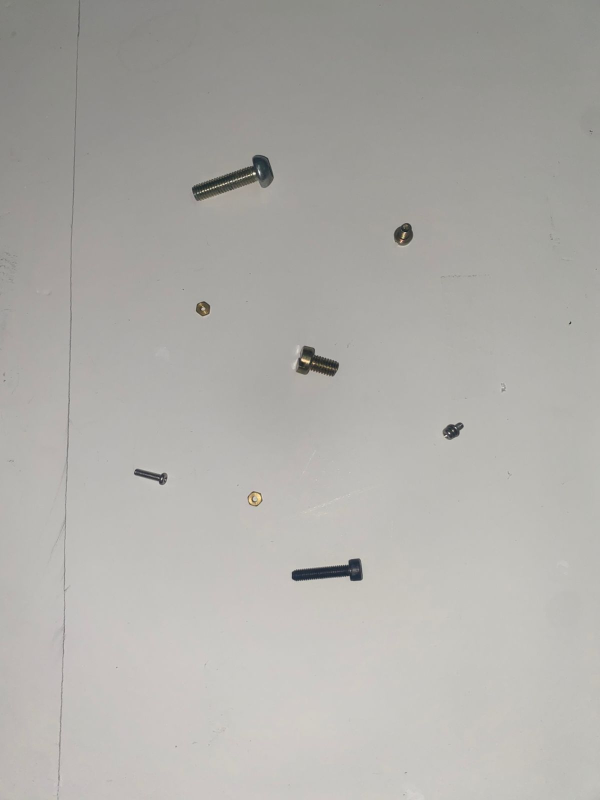
#> input picture src/images/com_flash_longe.jpeg, 1200 x 1600 px, given in place of the camera (shown at 1/2 size)
$ python video.py
#> lines starting #> are read from the running program, lines starting #| are printed output that depends on the picture; after the words box and inside, x2 and y2 are one past the last pixel; in counts of white or black regions, pixels touching at a corner belong together
import cv2
import numpy as np
from sklearn.cluster import KMeans

def nada(x):
    pass

cv2.namedWindow("Controle de Contraste")
cv2.resizeWindow("Controle de Contraste", 400, 300)

cv2.createTrackbar("H Min", "Controle de Contraste", 0, 180, nada)
cv2.createTrackbar("H Max", "Controle de Contraste", 180, 180, nada)
cv2.createTrackbar("S Min", "Controle de Contraste", 0, 255, nada)
cv2.createTrackbar("S Max", "Controle de Contraste", 45, 255, nada)
cv2.createTrackbar("V Min", "Controle de Contraste", 180, 255, nada)
cv2.createTrackbar("V Max", "Controle de Contraste", 245, 255, nada)

cap = cv2.VideoCapture(2)

while True:
    retorno, frame = cap.read()
#> frame is the input picture: shape (1600, 1200, 3); mean B, G, R 169.4, 173.5, 175.1
    if not retorno:
        print("Não foi possível acessar a câmera.")
        break

    frameBorrado = cv2.GaussianBlur(frame, (5, 5), 0)
    frameHsv = cv2.cvtColor(frameBorrado, cv2.COLOR_BGR2HSV)
#> frameHsv: shape (1600, 1200, 3); mean H, S, V 23.1, 8.7, 175.2

    hMin = cv2.getTrackbarPos("H Min", "Controle de Contraste")
    hMax = cv2.getTrackbarPos("H Max", "Controle de Contraste")
    sMin = cv2.getTrackbarPos("S Min", "Controle de Contraste")
    sMax = cv2.getTrackbarPos("S Max", "Controle de Contraste")
    vMin = cv2.getTrackbarPos("V Min", "Controle de Contraste")
    vMax = cv2.getTrackbarPos("V Max", "Controle de Contraste")

    limiteInf = (0, 0, 110)
    limiteSup = (180, 255, 255)
    mascara = cv2.inRange(frameHsv, limiteInf, limiteSup)
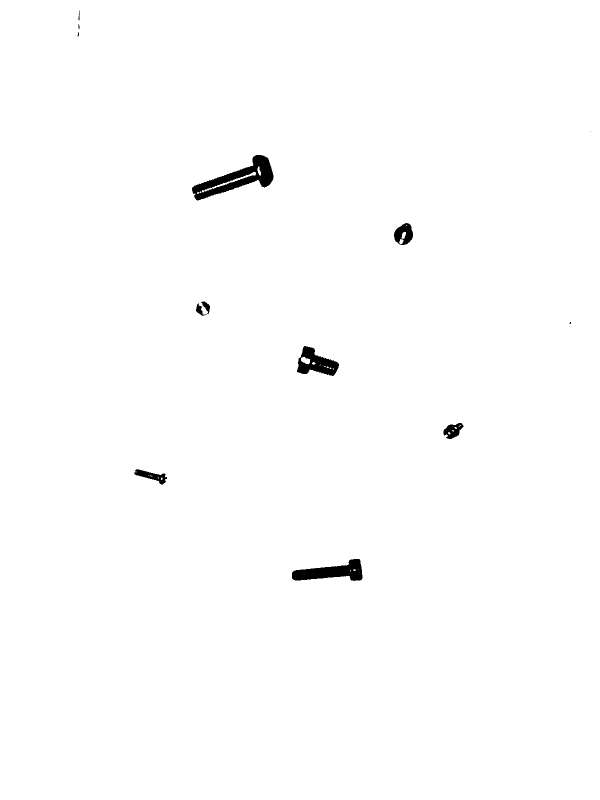
#> mascara: shape (1600, 1200) (shown at 1/2 size); 99.2% white; 12 black regions (4 under 20 px), largest, box (x1, y1, x2, y2) and area: (384, 310, 547, 401) 5402, (584, 1118, 725, 1162) 3434, (594, 692, 678, 752) 2659

    mascaraInvertida = cv2.bitwise_not(mascara)
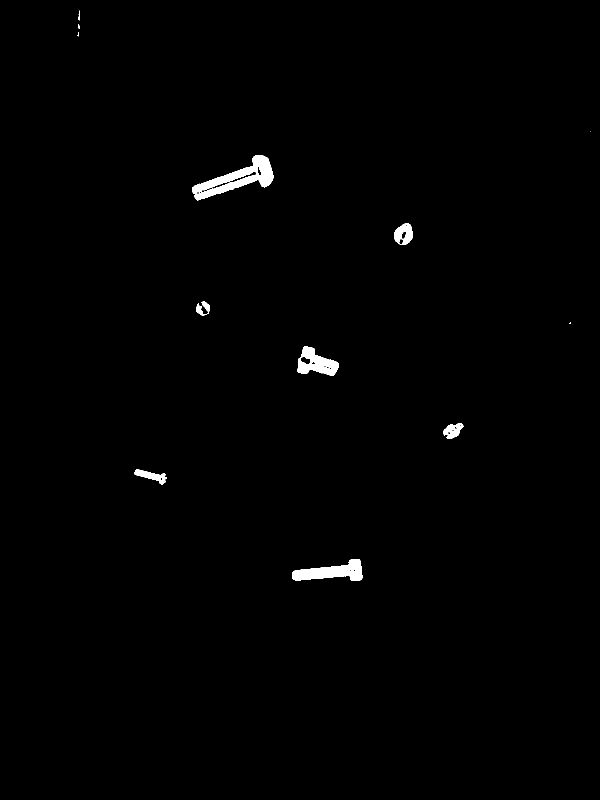
#> mascaraInvertida: shape (1600, 1200) (shown at 1/2 size); 0.76% white; 12 white regions (4 under 20 px), largest, box (x1, y1, x2, y2) and area: (384, 310, 547, 401) 5402, (584, 1118, 725, 1162) 3434, (594, 692, 678, 752) 2659

    kernel = cv2.getStructuringElement(cv2.MORPH_RECT, (3, 3))
    mascaraLimpa = cv2.morphologyEx(mascaraInvertida, cv2.MORPH_OPEN, kernel)
#> mascaraLimpa: shape (1600, 1200); 0.75% white; 8 white regions, largest, box (x1, y1, x2, y2) and area: (384, 310, 547, 401) 5377, (584, 1118, 725, 1162) 3427, (594, 692, 678, 752) 2641
    mascaraLimpa = cv2.morphologyEx(mascaraLimpa, cv2.MORPH_CLOSE, kernel)
#> mascaraLimpa: shape (1600, 1200); 0.76% white; 8 white regions

    contornos, _ = cv2.findContours(mascaraLimpa, cv2.RETR_EXTERNAL, cv2.CHAIN_APPROX_SIMPLE)
#> contornos = 8 contours; box (x1, y1, x2, y2) and area: (384, 310, 547, 401) 5718, (584, 1118, 725, 1162) 3278, (594, 692, 678, 752) 2567, (788, 446, 826, 490) 986, (269, 939, 334, 969) 772, (887, 846, 927, 878) 749, (404, 603, 420, 623) 158, (392, 609, 405, 630) 151

    frameContornos = frame.copy()
    dadosParafusos = []

    for contorno in contornos:
        area = cv2.contourArea(contorno)
        if 3000 > area > 200:
            x, y, w, h = cv2.boundingRect(contorno)
            hull = cv2.convexHull(contorno)
            rect = cv2.minAreaRect(hull)
            dimensoes = rect[1]

            if len(dimensoes) < 2 or dimensoes[0] == 0 or dimensoes[1] == 0:
                continue

            comprimento = max(dimensoes)
            espessura = min(dimensoes)

            proporcao = comprimento / espessura
            if proporcao < 1.4:
                continue

            if espessura > 6:
                dadosParafusos.append({
                    'espessura': espessura,
                    'bbox': (x, y, w, h),
                    'rect': rect
                })
#> this loop made 8 passes
#> (area, x, y, w, h, rect, comprimento, espessura) on passes 2, 3, 4, 7: (771.5, 269, 939, 65, 30, ((301.8, 948.8), (22.13, 64.21), -69.83), 64.21, 22.13), (749, 887, 846, 40, 32, ((906.8, 859.8), (41.01, 27.58), -45), 41.01, 27.58), (2567, 594, 692, 84, 60, ((636.5, 726.1), (54.94, 81.1), -77.01), 81.1, 54.94), (985.5, 788, 446, 38, 44, ((807.3, 469.1), (40.7, 38.01), -26.57), 40.7, 38.01)
#> area on passes 1, 5, 6, 8: 3278, 151, 158.5, 5718
#> after the loop, dadosParafusos = 3 items

    if len(dadosParafusos) >= 3:
        X = np.array([p['espessura'] for p in dadosParafusos]).reshape(-1, 1)
#> X = [22.13, 27.58, 54.94]

        nClusters = min(1, len(dadosParafusos))
#> nClusters = 1
        kmeans = KMeans(n_clusters=nClusters, random_state=42, n_init=10).fit(X)
        labels = kmeans.labels_
#> labels = [0, 0, 0]

        centros = kmeans.cluster_centers_.flatten()
#> centros = [34.88]
        indicesOrdenados = np.argsort(centros)
#> indicesOrdenados = [0]

        mapaClasses = {0: "M2", 1: "M3", 2: "M4"}


        for idx, p in enumerate(dadosParafusos):
            clusterAtual = labels[idx]
            ordemTamanho = np.where(indicesOrdenados == clusterAtual)[0][0]

            classe = mapaClasses.get(ordemTamanho, "Desc.")

            box = cv2.boxPoints(p['rect'])
            box = np.intp(box)
            cv2.drawContours(frameContornos, [box], 0, (0, 255, 0), 2)

            bx, by, bw, bh = p['bbox']


            cv2.putText(frameContornos, f"{classe} (espessura={p['espessura']:.1f})", (bx, by - 5),
                        cv2.FONT_HERSHEY_SIMPLEX, 0.5, (0, 255, 0), 1)
#> this loop made 3 passes
#> (box, bx, by, bw, bh) on passes 1 to 3: ([[328, 970], [267, 948], [275, 927], [335, 949]], 269, 939, 65, 30), ([[902, 884], [882, 864], [911, 835], [931, 855]], 887, 846, 40, 32), ([[669, 761], [590, 743], [603, 690], [682, 708]], 594, 692, 84, 60)
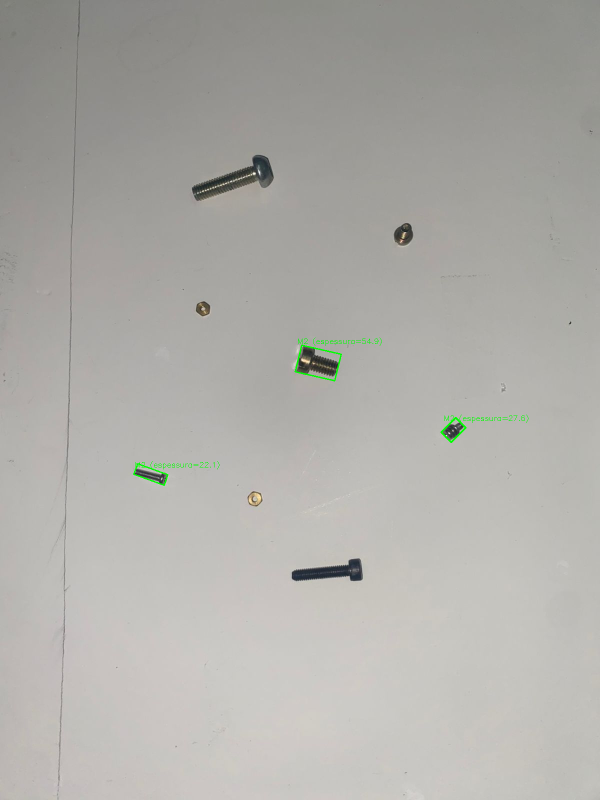
#> frameContornos: shape (1600, 1200, 3) (shown at 1/2 size); 0.15% of pixels changed, all inside (x1, y1, x2, y2) = (266, 675, 1057, 972)

    elif len(dadosParafusos) > 0:
        for p in dadosParafusos:
            bx, by, bw, bh = p['bbox']
            cv2.putText(frameContornos, "São necessários mais dados", (bx, by - 5),
                        cv2.FONT_HERSHEY_SIMPLEX, 0.4, (0, 165, 255), 1)

    cv2.imshow("Mascara de Contraste (HSV)", mascaraLimpa)
    cv2.imshow("Deteccao em Tempo Real", frameContornos)

    if cv2.waitKey(1) & 0xFF == ord('q'):
#> (key q is pressed here)
        print(f"limiteInferior = ({hMin}, {sMin}, {vMin})")
        print(f"limiteSuperior = ({hMax}, {sMax}, {vMax})\n")
        break

cap.release()
cv2.destroyAllWindows()

$ run again, on src/images/com_flash_perto.jpeg
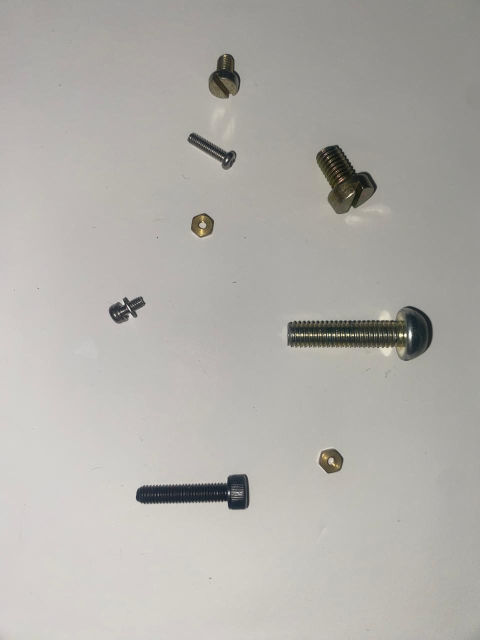
#> input picture src/images/com_flash_perto.jpeg, 960 x 1280 px, given in place of the camera (shown at 1/2 size)
#> frame is the input picture: shape (1280, 960, 3); mean B, G, R 170.2, 174.9, 177.2
#> frameHsv: shape (1280, 960, 3); mean H, S, V 21.8, 11.4, 177.4
#> `mascara = cv2.inRange(frameHsv, limiteInf, limiteSup)`:
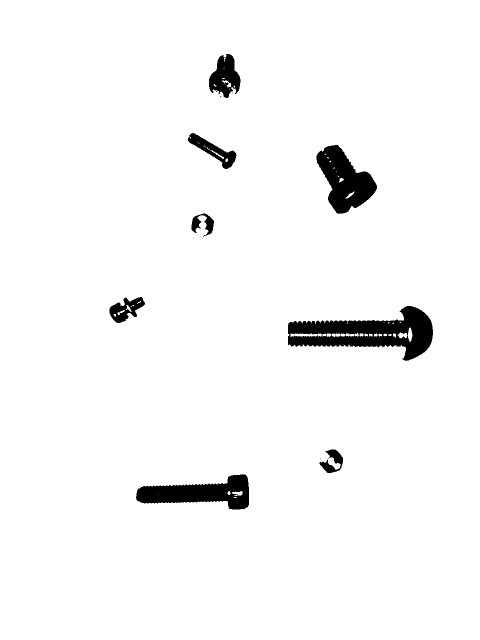
#> mascara: shape (1280, 960) (shown at 1/2 size); 96.5% white; 13 black regions (5 under 20 px), largest, box (x1, y1, x2, y2) and area: (576, 612, 866, 722) 15390, (633, 290, 754, 428) 9080, (272, 949, 498, 1019) 8834
#> contornos = 10 contours; largest, box (x1, y1, x2, y2) and area: (576, 612, 866, 721) 16336, (633, 290, 754, 427) 9070, (272, 949, 498, 1019) 8721, (418, 108, 481, 196) 3350, (376, 266, 473, 338) 2281
#> the loop `for contorno in contornos:` made 10 passes
#> (area, x, y, w, h, rect, comprimento, espessura) on passes 2, 3, 5, 6, 7: (414.5, 639, 922, 41, 24, ((657.1, 935), (19.72, 41.34), -57.99), 41.34, 19.72), (535, 652, 899, 34, 37, ((672.5, 914), (19.21, 44.56), -39.81), 44.56, 19.21), (1938.5, 219, 594, 71, 52, ((254.5, 616.8), (72.92, 42.72), -20.56), 72.92, 42.72), (346, 383, 431, 19, 34, ((390.7, 446.8), (33.24, 17.08), -68.2), 33.24, 17.08), (452.5, 405, 427, 23, 42, ((418.2, 446.2), (19, 42.6), -12.09), 42.6, 19)
#> after the loop `for contorno in contornos:`: dadosParafusos = 6 items
#> X = [19.72, 19.21, 42.72, 17.08, 19, 38.89]
#> nClusters = 1
#> labels = [0, 0, 0, 0, 0, 0]
#> centros = [26.1]
#> indicesOrdenados = [0]
#> the loop `for idx, p in enumerate(dadosParafusos):` made 6 passes
#> (box, bx, by, bw, bh) on passes 1 to 6: ([[669, 954], [634, 932], [644, 915], [679, 937]], 639, 922, 41, 24), ([[679, 937], [650, 902], [665, 890], [694, 924]], 652, 899, 34, 37), ([[227, 649], [212, 609], [281, 583], [296, 623]], 219, 594, 71, 52), ([[392, 465], [376, 459], [388, 428], [404, 434]], 383, 431, 19, 34), ([[413, 468], [404, 427], [423, 423], [431, 465]], 405, 427, 23, 42), ([[460, 341], [365, 299], [381, 263], [476, 306]], 376, 266, 97, 72)
#> after the loop `for idx, p in enumerate(dadosParafusos):`:
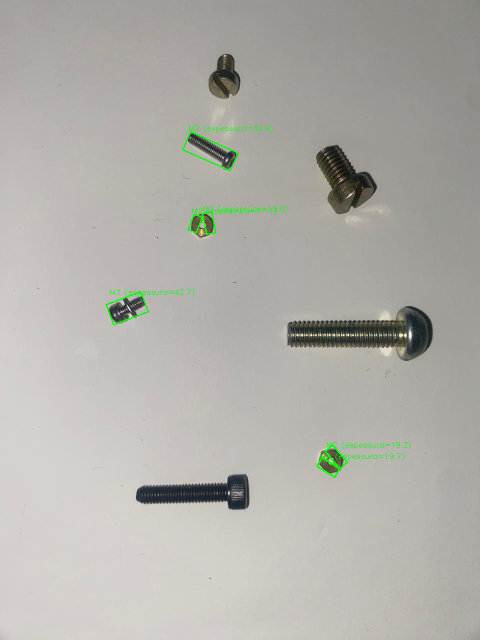
#> frameContornos: shape (1280, 960, 3) (shown at 1/2 size); 0.4% of pixels changed, all inside (x1, y1, x2, y2) = (211, 249, 822, 956)

$ run again, on src/images/sem_flash_longe.jpeg
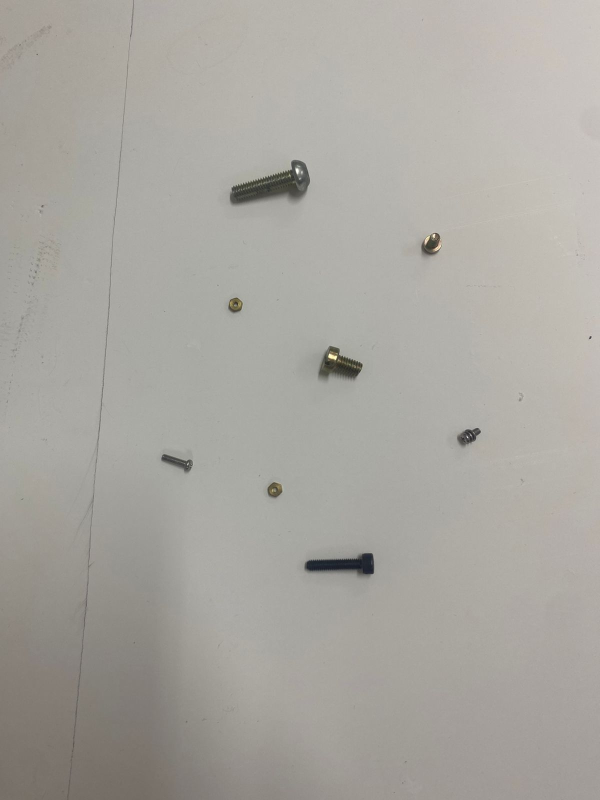
#> input picture src/images/sem_flash_longe.jpeg, 1200 x 1600 px, given in place of the camera (shown at 1/2 size)
#> frame is the input picture: shape (1600, 1200, 3); mean B, G, R 160.1, 166.1, 168.7
#> frameHsv: shape (1600, 1200, 3); mean H, S, V 22.5, 13.7, 168.8
#> `mascara = cv2.inRange(frameHsv, limiteInf, limiteSup)`:
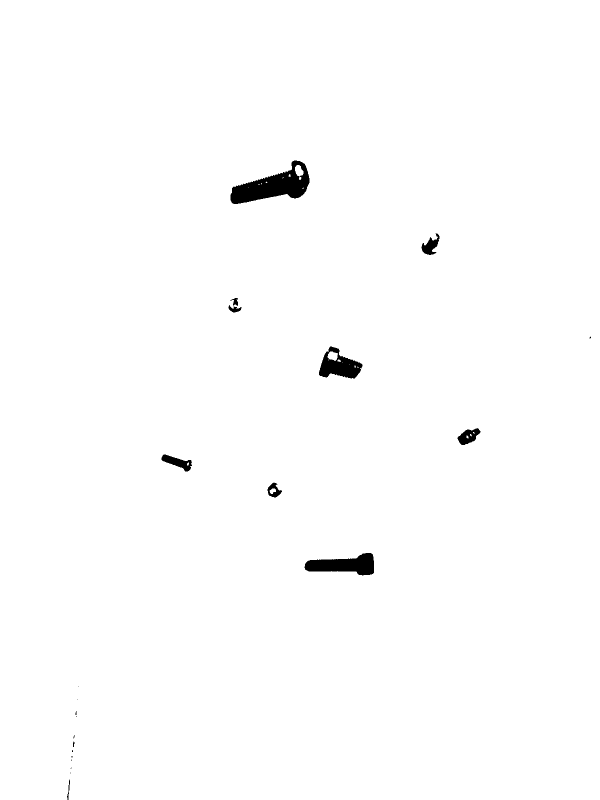
#> mascara: shape (1600, 1200) (shown at 1/2 size); 99.1% white; 22 black regions (11 under 20 px), largest, box (x1, y1, x2, y2) and area: (461, 321, 619, 408) 6751, (609, 1106, 748, 1151) 3865, (638, 693, 725, 757) 3027
#> contornos = 11 contours, 2 with area under 20; largest, box (x1, y1, x2, y2) and area: (461, 321, 619, 408) 6878, (609, 1106, 748, 1151) 3695, (638, 693, 725, 757) 3221, (323, 909, 384, 943) 893, (915, 857, 961, 890) 866
#> the loop `for contorno in contornos:` made 11 passes
#> (area, x, y, w, h, rect, comprimento, espessura) on passes 4, 5, 6, 10: (480.5, 535, 966, 28, 29, ((546.7, 981.2), (24.89, 26.5), -36.25), 26.5, 24.89), (893, 323, 909, 61, 34, ((352.4, 925.9), (23.85, 62.04), -77.59), 62.04, 23.85), (865.5, 915, 857, 46, 33, ((938.4, 871.3), (46.96, 25.94), -26.57), 46.96, 25.94), (677, 843, 467, 36, 43, ((860.1, 486.4), (44.84, 29.58), -74.58), 44.84, 29.58)
#> after the loop `for contorno in contornos:`: dadosParafusos = 3 items
#> X = [23.85, 25.94, 29.58]
#> nClusters = 1
#> labels = [0, 0, 0]
#> centros = [26.46]
#> indicesOrdenados = [0]
#> the loop `for idx, p in enumerate(dadosParafusos):` made 3 passes
#> (box, bx, by, bw, bh) on passes 1 to 3: ([[380, 944], [319, 930], [324, 907], [385, 920]], 323, 909, 61, 34), ([[923, 893], [911, 870], [953, 849], [965, 872]], 915, 857, 46, 33), ([[868, 511], [839, 504], [851, 460], [880, 468]], 843, 467, 36, 43)
#> after the loop `for idx, p in enumerate(dadosParafusos):`:
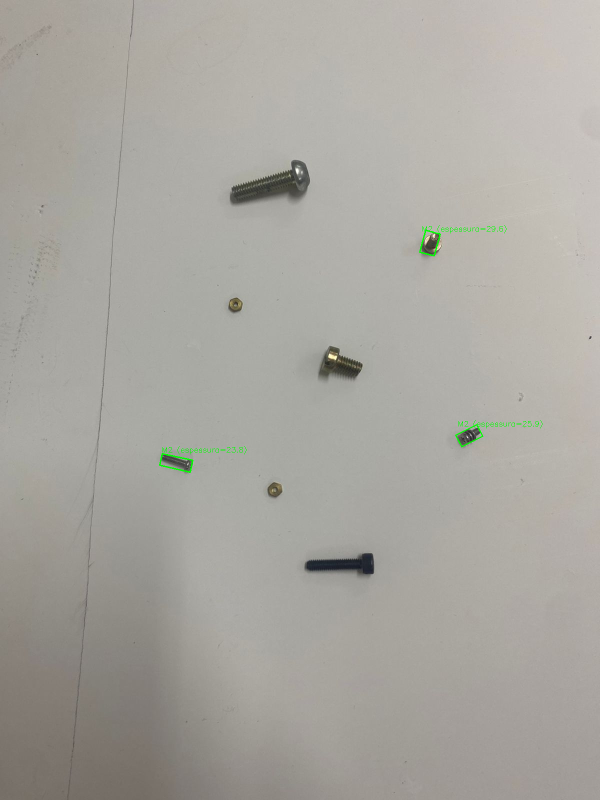
#> frameContornos: shape (1600, 1200, 3) (shown at 1/2 size); 0.13% of pixels changed, all inside (x1, y1, x2, y2) = (318, 450, 1085, 946)
